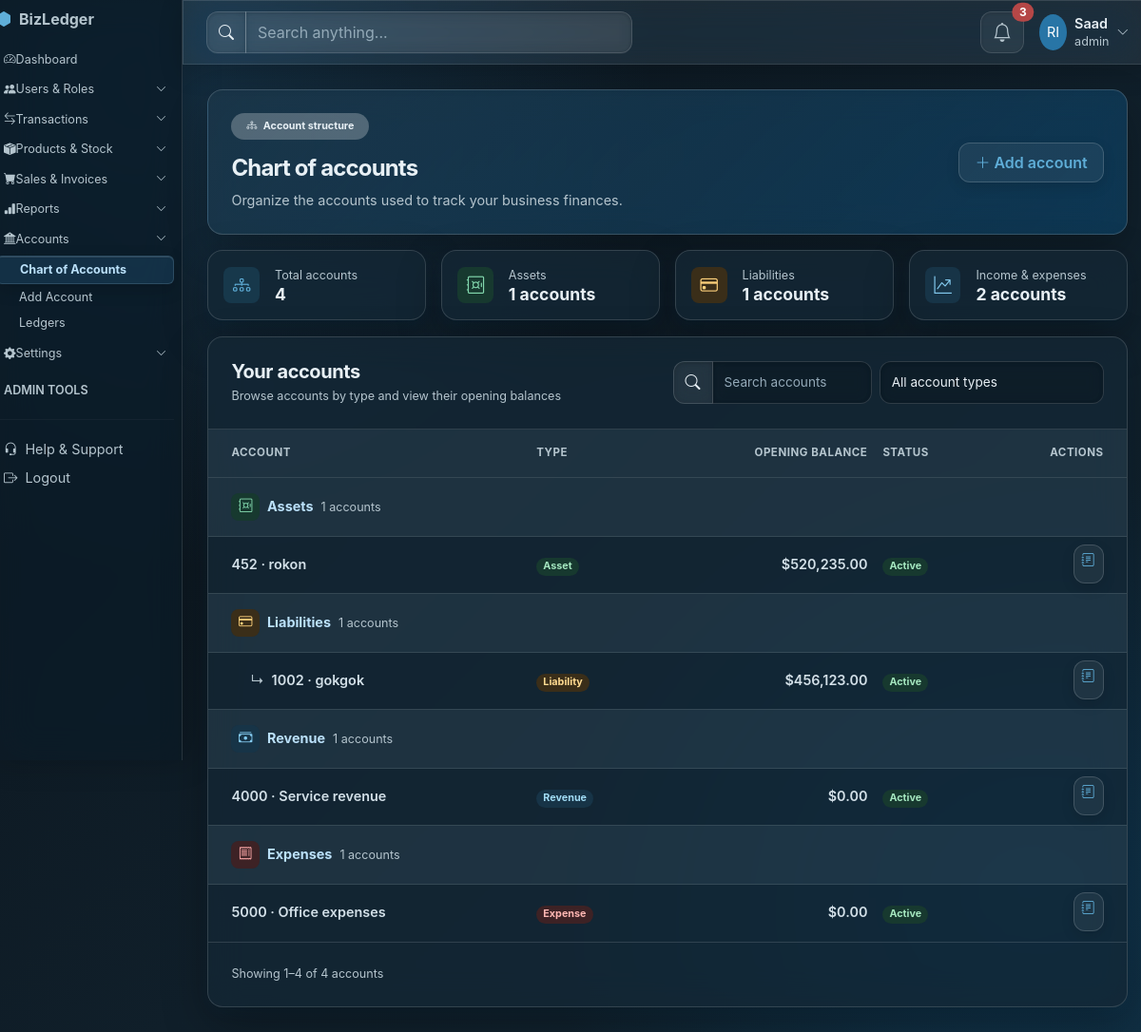
The app's page /admin/chart_of_accounts.php (signed in) with its own data.
### tables this page shows
CREATE TABLE `accounts` (
  `account_id` int UNSIGNED NOT NULL,
  `company_id` int UNSIGNED NOT NULL,
  `parent_account_id` int UNSIGNED DEFAULT NULL,
  `account_code` varchar(30) NOT NULL,
  `account_name` varchar(120) NOT NULL,
  `opening_balance` decimal(15,2) NOT NULL DEFAULT '0.00',
  `opening_balance_side` enum('DEBIT','CREDIT') NOT NULL DEFAULT 'DEBIT',
  `is_active` tinyint NOT NULL DEFAULT '1',
  `created_at` timestamp NOT NULL DEFAULT CURRENT_TIMESTAMP,
  `updated_at` timestamp NOT NULL DEFAULT CURRENT_TIMESTAMP ON UPDATE CURRENT_TIMESTAMP,
  `account_categorie` enum('ASSET','LIABILITY','EQUITY','REVENUE','EXPENSE') NOT NULL
);

### admin/chart_of_accounts.php (the view, shortened to what this page needs)
<?php
include_once 'assets/db/bdconfig.php';
$company_id = (int) ($_SESSION['company_id'] ?? 1);
$rowData = $conn->query(
    "SELECT account_id, parent_account_id, account_code, account_name, opening_balance, is_active, account_categorie
     FROM accounts
     WHERE company_id = $company_id
     ORDER BY account_categorie, account_code, account_id"
);
$rows = $rowData->fetch_all(MYSQLI_ASSOC);
$meta = [
    'ASSET'     => ['Assets', 'Asset', 'bi-safe', 'success'],
    'LIABILITY' => ['Liabilities', 'Liability', 'bi-credit-card', 'warning'],
    'EQUITY'    => ['Equity', 'Equity', 'bi-pie-chart', 'primary'],
    'REVENUE'   => ['Revenue', 'Revenue', 'bi-cash-stack', 'info'],
    'EXPENSE'   => ['Expenses', 'Expense', 'bi-receipt', 'danger'],
];
$counts = [];
foreach ($rows as $row) {
    $category = strtoupper((string) ($row['account_categorie'] ?? ''));
    $counts[$category] = ($counts[$category] ?? 0) + 1;
}
?>
<!DOCTYPE html>
<html lang="en">
<head>
    <link href="https://cdn.jsdelivr.net/npm/bootstrap@5.3.3/dist/css/bootstrap.min.css" rel="stylesheet">
    <link href="https://cdn.jsdelivr.net/npm/bootstrap-icons@1.11.3/font/bootstrap-icons.css" rel="stylesheet">
    <link href="assets/css/dashboard-shared.css" rel="stylesheet">
    <link href="assets/css/accounts.css" rel="stylesheet">
    <link href="assets/css/glassmorphism.css" rel="stylesheet">
</head>
<body class="bg-body-tertiary dashboard-page account-page">
    <div class="container-fluid px-0">
        <div class="row min-vh-100">
            <div class="col-lg-3 col-xl-2 p-0 bg-dark">
                <?php include 'include/adminsidebar.php'; ?>
            </div>
            <main class="col-12 col-lg-9 col-xl-10 p-0">
                <?php include 'include/adminheadbar.php'; ?>
                <div class="p-3 p-md-4 p-xl-5">
                    <section class="account-hero rounded-4 shadow-sm text-white p-4 p-lg-5 mb-4">
                        <div class="d-flex flex-column flex-md-row justify-content-between align-items-md-center gap-4">
                            <div>
                                <span class="badge rounded-pill bg-white bg-opacity-25 text-white px-3 py-2 mb-3">
                                    <i class="bi bi-diagram-3 me-1" aria-hidden="true"></i> Account structure
                                </span>
                                <h1 class="h2 fw-bold mb-2">Chart of accounts</h1>
                                <p class="mb-0 text-white-50">Organize the accounts used to track your business finances.</p>
                            </div>
                            <a class="btn btn-light text-primary fw-semibold px-3 py-2 text-nowrap" href="add_account.php">
                                <i class="bi bi-plus-lg me-1" aria-hidden="true"></i>Add account
                            </a>
                        </div>
                    </section>
                    <section class="row g-3 mb-4" aria-label="Account summary">
                        <div class="col-12 col-sm-6 col-xl-3">
                            <article class="card account-stat rounded-4 h-100">
                                <div class="card-body d-flex align-items-center gap-3 p-4">
                                    <span class="account-stat-icon d-inline-flex align-items-center justify-content-center rounded-3 bg-primary-subtle text-primary fs-4"><i class="bi bi-diagram-3" aria-hidden="true"></i></span>
                                    <div>
                                        <div class="small text-secondary">Total accounts</div>
                                        <div class="h4 fw-bold mb-0"><?php echo count($rows); ?></div>
                                    </div>
                                </div>
                            </article>
                        </div>
                        <div class="col-12 col-sm-6 col-xl-3">
                            <article class="card account-stat rounded-4 h-100">
                                <div class="card-body d-flex align-items-center gap-3 p-4">
                                    <span class="account-stat-icon d-inline-flex align-items-center justify-content-center rounded-3 bg-success-subtle text-success fs-4"><i class="bi bi-safe" aria-hidden="true"></i></span>
                                    <div>
                                        <div class="small text-secondary">Assets</div>
                                        <div class="h4 fw-bold mb-0"><?php echo $counts['ASSET'] ?? 0; ?> accounts</div>
                                    </div>
                                </div>
                            </article>
                        </div>
                        <div class="col-12 col-sm-6 col-xl-3">
                            <article class="card account-stat rounded-4 h-100">
                                <div class="card-body d-flex align-items-center gap-3 p-4">
                                    <span class="account-stat-icon d-inline-flex align-items-center justify-content-center rounded-3 bg-warning-subtle text-warning fs-4"><i class="bi bi-credit-card" aria-hidden="true"></i></span>
                                    <div>
                                        <div class="small text-secondary">Liabilities</div>
                                        <div class="h4 fw-bold mb-0"><?php echo $counts['LIABILITY'] ?? 0; ?> accounts</div>
                                    </div>
                                </div>
                            </article>
                        </div>
                        <div class="col-12 col-sm-6 col-xl-3">
                            <article class="card account-stat rounded-4 h-100">
                                <div class="card-body d-flex align-items-center gap-3 p-4">
                                    <span class="account-stat-icon d-inline-flex align-items-center justify-content-center rounded-3 bg-info-subtle text-info fs-4"><i class="bi bi-graph-up-arrow" aria-hidden="true"></i></span>
                                    <div>
                                        <div class="small text-secondary">Income &amp; expenses</div>
                                        <div class="h4 fw-bold mb-0"><?php echo ($counts['REVENUE'] ?? 0) + ($counts['EXPENSE'] ?? 0); ?> accounts</div>
                                    </div>
                                </div>
                            </article>
                        </div>
                    </section>
                    <section class="card account-panel rounded-4 overflow-hidden" aria-labelledby="accounts-title">
                        <div class="card-body p-0">
                            <div class="d-flex flex-column flex-lg-row justify-content-between align-items-lg-center gap-3 p-3 p-md-4 border-bottom">
                                <div>
                                    <h2 class="h5 fw-bold mb-1" id="accounts-title">Your accounts</h2>
                                    <p class="small text-secondary mb-0">Browse accounts by type and view their opening balances</p>
                                </div>
                                <div class="account-toolbar d-flex flex-column flex-sm-row gap-2">
                                    <div class="input-group">
                                        <span class="input-group-text bg-white"><i class="bi bi-search" aria-hidden="true"></i></span>
                                        <input class="form-control" id="account-search" type="search" placeholder="Search accounts" aria-label="Search accounts">
                                    </div>
                                    <select class="form-select" id="account-category-filter" aria-label="Filter by account type">
                                        <option value="" selected>All account types</option>
                                    </select>
                                </div>
                            </div>
                            <div class="table-responsive">
                                <table class="table table-hover align-middle account-table mb-0">
                                    <thead>
                                        <tr>
                                            <th scope="col" class="ps-4 py-3 small text-uppercase text-secondary">Account</th>
                                            <th scope="col" class="py-3 small text-uppercase text-secondary">Type</th>
                                            <th scope="col" class="py-3 small text-uppercase text-secondary text-end">Opening balance</th>
                                            <th scope="col" class="py-3 small text-uppercase text-secondary">Status</th>
                                            <th scope="col" class="pe-4 py-3 small text-uppercase text-secondary text-end">Actions</th>
                                        </tr>
                                    </thead>
                                    <tbody>
                                        <?php
                                        $current = '';
                                        foreach ($rows as $row):
                                            $cat = strtoupper((string) ($row['account_categorie'] ?? ''));
                                            $m = $meta[$cat] ?? ['Other', 'Other', 'bi-folder', 'secondary'];
                                            if ($cat != $current):
                                                $current = $cat;
                                        ?>
                                                <tr class="account-group-row" data-account-group="<?php echo htmlspecialchars($cat, ENT_QUOTES, 'UTF-8'); ?>">
                                                    <td class="ps-4 py-3" colspan="5"><span class="account-type-icon d-inline-flex align-items-center justify-content-center rounded-3 bg-<?php echo $m[3]; ?>-subtle text-<?php echo $m[3]; ?> me-2"><i class="bi <?php echo $m[2]; ?>" aria-hidden="true"></i></span><span class="fw-bold"><?php echo htmlspecialchars($m[0], ENT_QUOTES, 'UTF-8'); ?></span><span class="small text-secondary ms-2"><?php echo $counts[$cat] ?? 0; ?> accounts</span></td>
                                                </tr>
                                            <?php endif; ?>
                                            <tr data-account-row data-account-category="<?php echo htmlspecialchars($cat, ENT_QUOTES, 'UTF-8'); ?>" data-account-search="<?php echo htmlspecialchars(strtolower(implode(' ', [$row['account_code'], $row['account_name'], $m[0], $m[1], $row['is_active'] ? 'active' : 'inactive'])), ENT_QUOTES, 'UTF-8'); ?>">
                                                <?php if ($row['parent_account_id'] !== null): ?>
                                                    <td class="account-child py-3"><span class="text-secondary me-2" aria-hidden="true">↳</span><span class="fw-semibold"><?php echo htmlspecialchars($row['account_code'] . ' · ' . $row['account_name']); ?></span></td>
                                                <?php else: ?>
                                                    <td class="ps-4 py-3"><span class="fw-semibold"><?php echo htmlspecialchars($row['account_code'] . ' · ' . $row['account_name']); ?></span></td>
                                                <?php endif; ?>
                                                <td><span class="badge rounded-pill bg-<?php echo $m[3]; ?>-subtle text-<?php echo $m[3]; ?>-emphasis"><?php echo htmlspecialchars($m[1], ENT_QUOTES, 'UTF-8'); ?></span></td>
                                                <td class="text-end fw-semibold">$<?php echo number_format($row['opening_balance'], 2); ?></td>
                                                <td>
                                                    <?php if ($row['is_active']): ?>
                                                        <span class="badge rounded-pill bg-success-subtle text-success-emphasis">Active</span>
                                                    <?php else: ?>
                                                        <span class="badge rounded-pill bg-secondary-subtle text-secondary-emphasis">Inactive</span>
                                                    <?php endif; ?>
                                                </td>
                                                <td class="pe-4 text-end"><a class="btn btn-sm btn-light text-primary" href="ledgers.php" title="View ledger" aria-label="View ledger for <?php echo htmlspecialchars($row['account_name'], ENT_QUOTES, 'UTF-8'); ?>"><i class="bi bi-journal-text" aria-hidden="true"></i></a></td>
                                            </tr>
                                        <?php endforeach; ?>
                                    </tbody>
                                </table>
                            </div>
                            <div class="d-flex flex-column flex-sm-row justify-content-between align-items-center gap-3 p-3 p-md-4 border-top">
                                <span class="small text-secondary" id="account-result-summary">Showing <?php echo count($rows); ?> accounts</span>
                            </div>
                        </div>
                    </section>
                </div>
            </main>
        </div>
    </div>
</body>
</html>

### admin/assets/css/dashboard-shared.css (style rules this page uses)
:root { --dashboard-ink: #17233c; --dashboard-muted: #68758b; }
body.dashboard-page { color: var(--dashboard-ink); background: #f5f7fb; }

### admin/assets/css/accounts.css (style rules this page uses)
.account-page { color: #17233c; font-size: .9rem; }
.account-page main > .p-3 { padding: 1rem !important; }
@media (min-width: 768px) { .account-page main > .p-md-4 { padding: 1.25rem !important; } }
@media (min-width: 1200px) { .account-page main > .p-xl-5 { padding: 1.5rem !important; } }
.account-hero { background: radial-gradient(circle at 88% 18%, rgba(255, 255, 255, .16), transparent 25%), linear-gradient(120deg, #173b8f, #3159c9 62%, #4777df); padding: 1.5rem !important; margin-bottom: 1rem !important; }
.account-hero h1 { font-size: 1.5rem; }
.account-stat, .account-panel { border: 1px solid #e9edf5; box-shadow: 0 .25rem .75rem rgba(23, 35, 60, .035); }
.account-page .account-stat .card-body { padding: 1rem !important; }
.account-page .account-stat .h4 { font-size: 1.1rem; }
.account-stat-icon { width: 2.35rem; height: 2.35rem; font-size: 1.15rem !important; }
.account-table thead th { white-space: nowrap; }
.account-page .account-table .account-group-row > * { color: var(--glass-primary); background: rgba(187, 225, 250, .07); border-color: rgba(255, 255, 255, .1); }
.account-table > :not(caption) > * > * { padding-top: .55rem; padding-bottom: .55rem; }
.account-table .account-child { padding-left: 2.75rem; }
.account-toolbar .form-control, .account-toolbar .form-select { min-height: 2.4rem; font-size: .85rem; }
.account-type-icon { width: 1.85rem; height: 1.85rem; }
.account-page .row.g-3 { --bs-gutter-y: .75rem; }
.account-page .mb-4 { margin-bottom: 1rem !important; }

### records on screen
accounts: account_categorie "Assets", account_categorie "1", account_code+account_name "452 · rokon", account_categorie "Asset", opening_balance "520,235.00", is_active "Active"
accounts: account_categorie "Liabilities", account_categorie "1", account_code+account_name "1002 · gokgok", account_categorie "Liability", opening_balance "456,123.00", is_active "Active"
accounts: account_categorie "Revenue", account_categorie "1", account_code+account_name "4000 · Service revenue", opening_balance "0.00", is_active "Active"
accounts: account_categorie "Expenses", account_categorie "1", account_code+account_name "5000 · Office expenses", account_categorie "Expense", opening_balance "0.00", is_active "Active"

### other values on screen
$_SESSION['name'] "Saad"
$_SESSION['role'] "admin"
count($rows) "4"
$counts['ASSET'] "1"
$counts['LIABILITY'] "1"
